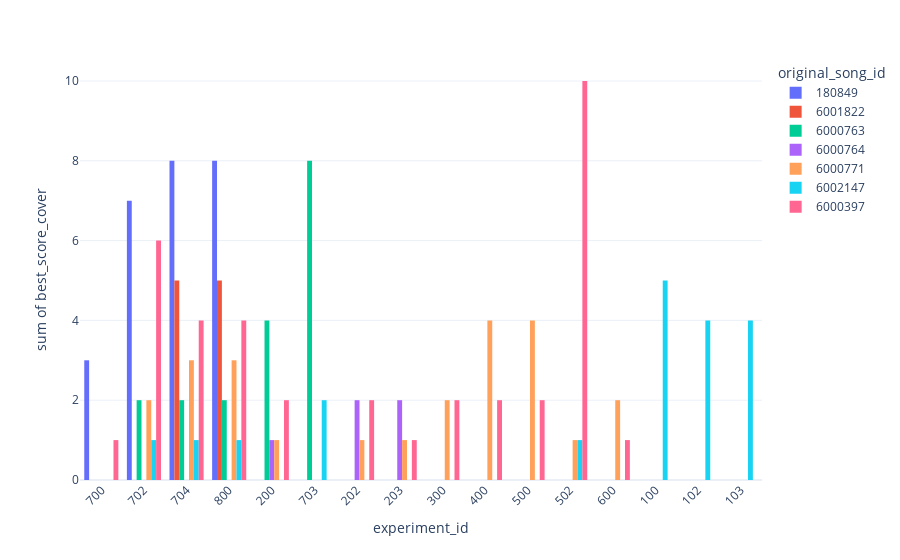

Write notebook code for a chart like this one.
### Markdown cell above
## Identifying top 10 songs

### Code cell
fig = px.histogram(df[df['best_score_cover'] <= 10], x="experiment_id", y="best_score_cover",
             color='original_song_id', template='plotly_white')
fig.update_layout(barmode='group', xaxis_tickangle=-45)
fig.show()

### Figure 1 — Plotly figure (JSON) as saved in the notebook; plotly's stock layout.template omitted (floating-point values rounded to 4 significant figures)
{"data": [{"alignmentgroup": "True", "bingroup": "x", "histfunc": "sum", "hovertemplate": "original_song_id=180849<br>experiment_id=%{x}<br>sum of best_score_cover=%{y}<extra></extra>", "legendgroup": "180849", "marker": {"color": "#636efa", "pattern": {"shape": ""}}, "name": "180849", "offsetgroup": "180849", "orientation": "v", "showlegend": true, "type": "histogram", "x": ["700", "702", "704", "800"], "xaxis": "x", "y": [3, 7, 8, 8], "yaxis": "y"}, {"alignmentgroup": "True", "bingroup": "x", "histfunc": "sum", "hovertemplate": "original_song_id=6001822<br>experiment_id=%{x}<br>sum of best_score_cover=%{y}<extra></extra>", "legendgroup": "6001822", "marker": {"color": "#EF553B", "pattern": {"shape": ""}}, "name": "6001822", "offsetgroup": "6001822", "orientation": "v", "showlegend": true, "type": "histogram", "x": ["704", "800"], "xaxis": "x", "y": [5, 5], "yaxis": "y"}, {"alignmentgroup": "True", "bingroup": "x", "histfunc": "sum", "hovertemplate": "original_song_id=6000763<br>experiment_id=%{x}<br>sum of best_score_cover=%{y}<extra></extra>", "legendgroup": "6000763", "marker": {"color": "#00cc96", "pattern": {"shape": ""}}, "name": "6000763", "offsetgroup": "6000763", "orientation": "v", "showlegend": true, "type": "histogram", "x": ["200", "702", "703", "704", "800"], "xaxis": "x", "y": [4, 2, 8, 2, 2], "yaxis": "y"}, {"alignmentgroup": "True", "bingroup": "x", "histfunc": "sum", "hovertemplate": "original_song_id=6000764<br>experiment_id=%{x}<br>sum of best_score_cover=%{y}<extra></extra>", "legendgroup": "6000764", "marker": {"color": "#ab63fa", "pattern": {"shape": ""}}, "name": "6000764", "offsetgroup": "6000764", "orientation": "v", "showlegend": true, "type": "histogram", "x": ["200", "202", "203"], "xaxis": "x", "y": [1, 2, 2], "yaxis": "y"}, {"alignmentgroup": "True", "bingroup": "x", "histfunc": "sum", "hovertemplate": "original_song_id=6000771<br>experiment_id=%{x}<br>sum of best_score_cover=%{y}<extra></extra>", "legendgroup": "6000771", "marker": {"color": "#FFA15A", "pattern": {"shape": ""}}, "name": "6000771", "offsetgroup": "6000771", "orientation": "v", "showlegend": true, "type": "histogram", "x": ["200", "202", "203", "300", "400", "500", "502", "600", "702", "704", "800"], "xaxis": "x", "y": [1, 1, 1, 2, 4, 4, 1, 2, 2, 3, 3], "yaxis": "y"}, {"alignmentgroup": "True", "bingroup": "x", "histfunc": "sum", "hovertemplate": "original_song_id=6002147<br>experiment_id=%{x}<br>sum of best_score_cover=%{y}<extra></extra>", "legendgroup": "6002147", "marker": {"color": "#19d3f3", "pattern": {"shape": ""}}, "name": "6002147", "offsetgroup": "6002147", "orientation": "v", "showlegend": true, "type": "histogram", "x": ["100", "102", "103", "502", "702", "703", "704", "800"], "xaxis": "x", "y": [5, 4, 4, 1, 1, 2, 1, 1], "yaxis": "y"}, {"alignmentgroup": "True", "bingroup": "x", "histfunc": "sum", "hovertemplate": "original_song_id=6000397<br>experiment_id=%{x}<br>sum of best_score_cover=%{y}<extra></extra>", "legendgroup": "6000397", "marker": {"color": "#FF6692", "pattern": {"shape": ""}}, "name": "6000397", "offsetgroup": "6000397", "orientation": "v", "showlegend": true, "type": "histogram", "x": ["200", "202", "203", "300", "400", "500", "502", "600", "700", "702", "704", "800"], "xaxis": "x", "y": [2, 2, 1, 2, 2, 2, 10, 1, 1, 6, 4, 4], "yaxis": "y"}], "layout": {"autosize": true, "barmode": "group", "legend": {"title": {"text": "original_song_id"}, "tracegroupgap": 0}, "margin": {"t": 60}, "xaxis": {"anchor": "y", "autorange": true, "domain": [0, 1], "range": [-0.5, 15.5], "tickangle": -45, "title": {"text": "experiment_id"}, "type": "category"}, "yaxis": {"anchor": "x", "autorange": true, "domain": [0, 1], "range": [0, 10.53], "title": {"text": "sum of best_score_cover"}, "type": "linear"}}}
